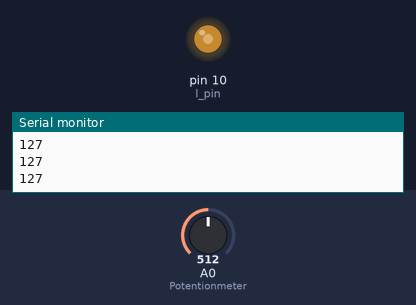
Bench run of a sketch on a simulated Arduino Uno, built with avr-gcc and run on an emulated ATmega328P. On the bench: output pins drawn as LEDs (lit = HIGH), the last lines printed to the serial monitor. The test bench sets the inputs (shaded band); at power-on: A0 (Potentionmeter) = 512.

Above: at 1.3 s.
1.4 s: A0 (Potentionmeter) set to 716
At 2.7 s:
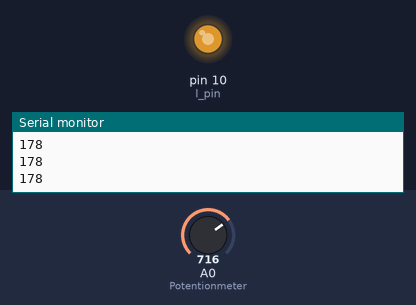
3.0 s: A0 (Potentionmeter) set to 900
At 4.0 s:
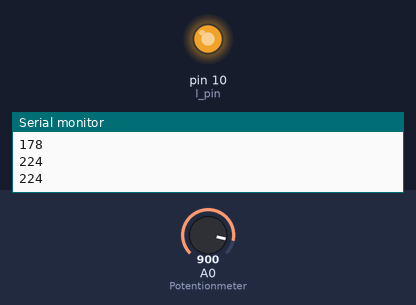
4.5 s: A0 (Potentionmeter) set to 122
At 5.2 s:
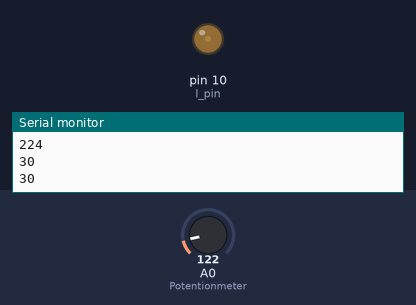
6.0 s: A0 (Potentionmeter) set to 0
At 6.3 s:
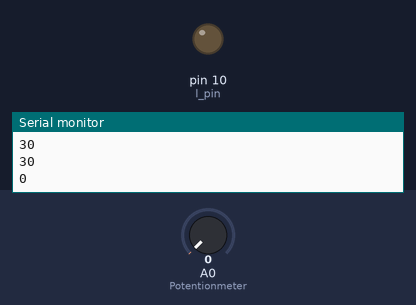
7.5 s: A0 (Potentionmeter) set to 511
At 8.7 s:
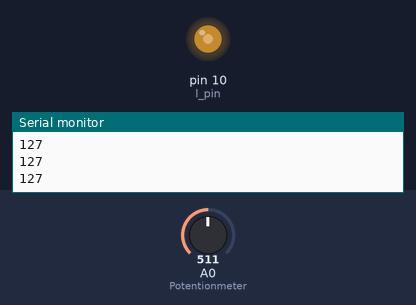
Timing chart, 0 to 10.0 s (numbered marks = the images above; inputs shaded):
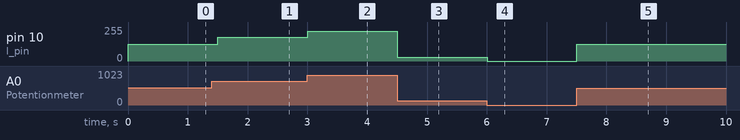

The sketch:

brightness.ino
```cpp
int Potentionmeter = A0;
int val = 0;
int l_pin = 10;

void setup()
{
    pinMode(l_pin, OUTPUT);
    Serial.begin(9600);
}

void loop()
{
    val = analogRead(Potentionmeter);
    val = map(val, 0, 1023, 0 , 255);
    Serial.println(val);
    analogWrite(l_pin, val);
    delay(500);
}
```

hello.c
```cpp

```

Measured:
- after the input at 1.4 s, pin 10 (l_pin): 127/255 → 178/255 after 0.10 s
- after the input at 3.0 s, pin 10 (l_pin): 178/255 → 224/255 at once
- after the input at 4.5 s, pin 10 (l_pin): 224/255 → 30/255 at once
- after the input at 6.0 s, pin 10 (l_pin): 30/255 → 0/255 at once
- after the input at 7.5 s, pin 10 (l_pin): 0/255 → 127/255 at once
